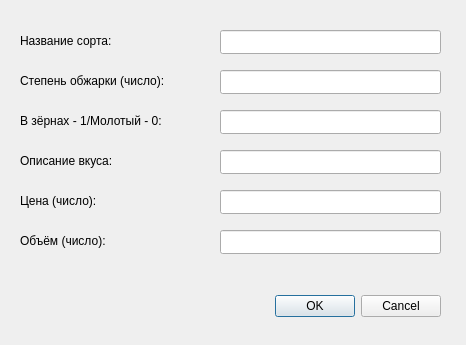
<?xml version="1.0" encoding="UTF-8"?>
<ui version="4.0">
 <class>Dialog</class>
 <widget class="QDialog" name="Dialog">
  <property name="geometry">
   <rect>
    <x>0</x>
    <y>0</y>
    <width>466</width>
    <height>345</height>
   </rect>
  </property>
  <property name="windowTitle">
   <string>Dialog</string>
  </property>
  <widget class="QDialogButtonBox" name="buttonBox">
   <property name="geometry">
    <rect>
     <x>100</x>
     <y>290</y>
     <width>341</width>
     <height>32</height>
    </rect>
   </property>
   <property name="orientation">
    <enum>Qt::Horizontal</enum>
   </property>
   <property name="standardButtons">
    <set>QDialogButtonBox::Cancel|QDialogButtonBox::Ok</set>
   </property>
  </widget>
  <widget class="QLabel" name="l_name">
   <property name="geometry">
    <rect>
     <x>20</x>
     <y>31</y>
     <width>161</width>
     <height>20</height>
    </rect>
   </property>
   <property name="text">
    <string>Название сорта:</string>
   </property>
  </widget>
  <widget class="QLabel" name="l_burnlvl">
   <property name="geometry">
    <rect>
     <x>20</x>
     <y>71</y>
     <width>161</width>
     <height>20</height>
    </rect>
   </property>
   <property name="text">
    <string>Степень обжарки (число):</string>
   </property>
  </widget>
  <widget class="QLabel" name="l_beans">
   <property name="geometry">
    <rect>
     <x>20</x>
     <y>111</y>
     <width>161</width>
     <height>20</height>
    </rect>
   </property>
   <property name="text">
    <string>В зёрнах - 1/Молотый - 0:</string>
   </property>
  </widget>
  <widget class="QLabel" name="l_descr">
   <property name="geometry">
    <rect>
     <x>20</x>
     <y>151</y>
     <width>161</width>
     <height>20</height>
    </rect>
   </property>
   <property name="text">
    <string>Описание вкуса:</string>
   </property>
  </widget>
  <widget class="QLabel" name="l_price">
   <property name="geometry">
    <rect>
     <x>20</x>
     <y>191</y>
     <width>161</width>
     <height>20</height>
    </rect>
   </property>
   <property name="text">
    <string>Цена (число):</string>
   </property>
  </widget>
  <widget class="QLabel" name="l_vol">
   <property name="geometry">
    <rect>
     <x>20</x>
     <y>231</y>
     <width>161</width>
     <height>20</height>
    </rect>
   </property>
   <property name="text">
    <string>Объём (число):</string>
   </property>
  </widget>
  <widget class="QLineEdit" name="le_name">
   <property name="geometry">
    <rect>
     <x>220</x>
     <y>30</y>
     <width>221</width>
     <height>24</height>
    </rect>
   </property>
  </widget>
  <widget class="QLineEdit" name="le_burnlvl">
   <property name="geometry">
    <rect>
     <x>220</x>
     <y>70</y>
     <width>221</width>
     <height>24</height>
    </rect>
   </property>
  </widget>
  <widget class="QLineEdit" name="le_beans">
   <property name="geometry">
    <rect>
     <x>220</x>
     <y>110</y>
     <width>221</width>
     <height>24</height>
    </rect>
   </property>
  </widget>
  <widget class="QLineEdit" name="le_descr">
   <property name="geometry">
    <rect>
     <x>220</x>
     <y>150</y>
     <width>221</width>
     <height>24</height>
    </rect>
   </property>
  </widget>
  <widget class="QLineEdit" name="le_price">
   <property name="geometry">
    <rect>
     <x>220</x>
     <y>190</y>
     <width>221</width>
     <height>24</height>
    </rect>
   </property>
  </widget>
  <widget class="QLineEdit" name="le_vol">
   <property name="geometry">
    <rect>
     <x>220</x>
     <y>230</y>
     <width>221</width>
     <height>24</height>
    </rect>
   </property>
  </widget>
 </widget>
 <resources/>
 <connections>
  <connection>
   <sender>buttonBox</sender>
   <signal>accepted()</signal>
   <receiver>Dialog</receiver>
   <slot>accept()</slot>
   <hints>
    <hint type="sourcelabel">
     <x>248</x>
     <y>254</y>
    </hint>
    <hint type="destinationlabel">
     <x>157</x>
     <y>274</y>
    </hint>
   </hints>
  </connection>
  <connection>
   <sender>buttonBox</sender>
   <signal>rejected()</signal>
   <receiver>Dialog</receiver>
   <slot>reject()</slot>
   <hints>
    <hint type="sourcelabel">
     <x>316</x>
     <y>260</y>
    </hint>
    <hint type="destinationlabel">
     <x>286</x>
     <y>274</y>
    </hint>
   </hints>
  </connection>
 </connections>
</ui>
